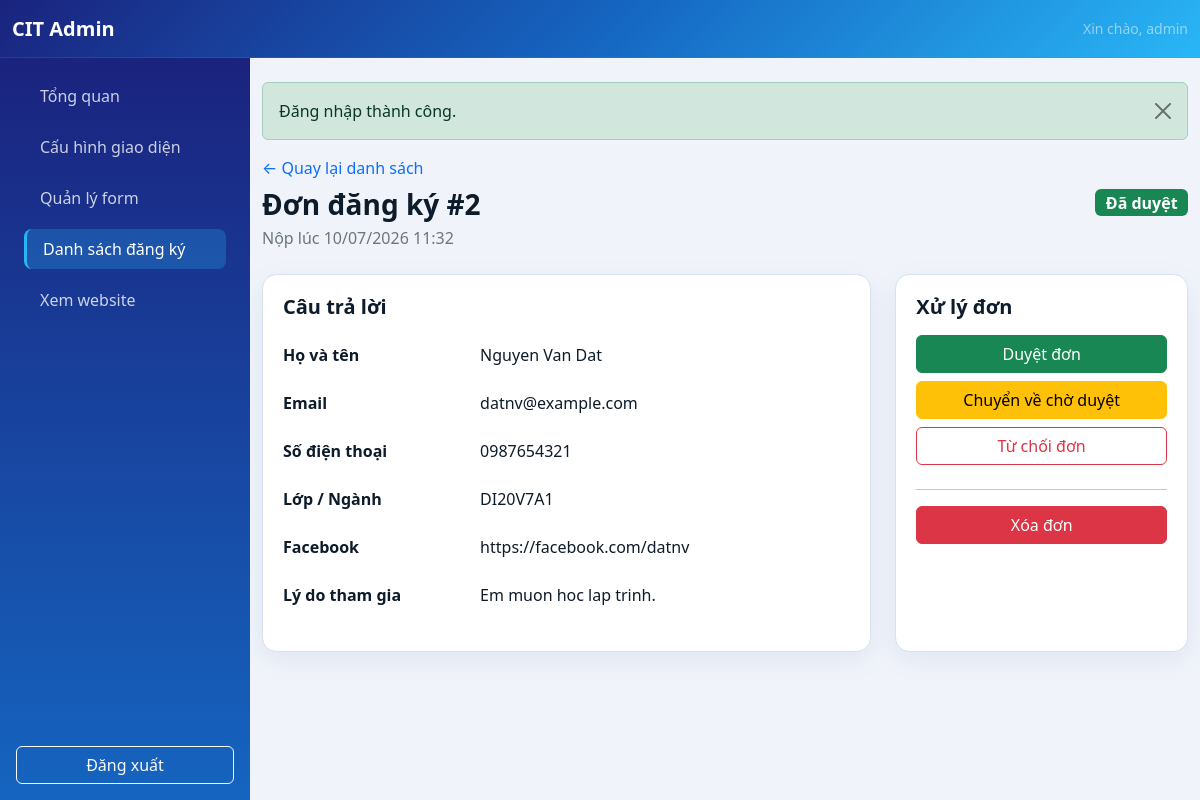
/admin/member-detail.php?id=2&return=page=1 (signed in), run on an earlier commit of the app's database.
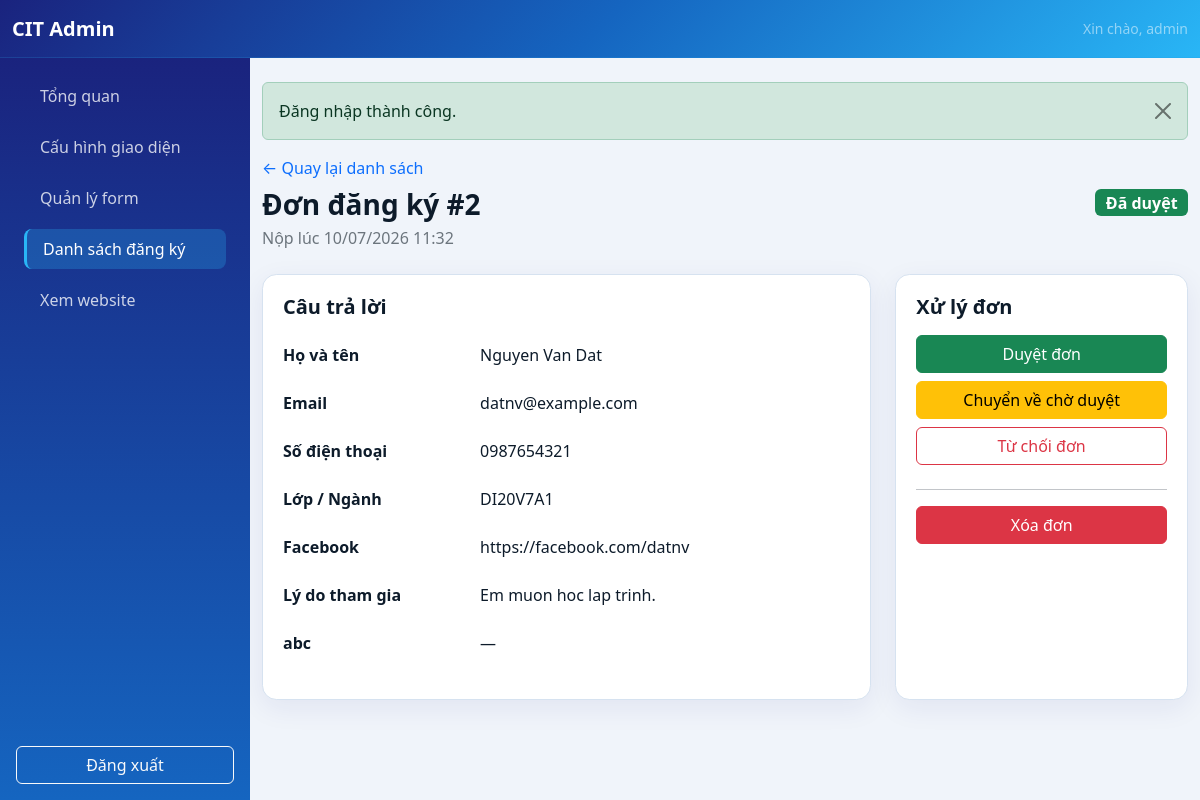
And on a later commit of the database.
### tables this page shows
CREATE TABLE `form_submission_values` (
  `id` bigint unsigned NOT NULL AUTO_INCREMENT,
  `submission_id` bigint unsigned NOT NULL,
  `field_id` int unsigned NOT NULL,
  `value` text,
  PRIMARY KEY (`id`),
  UNIQUE KEY `uq_submission_field` (`submission_id`,`field_id`),
  KEY `idx_values_field` (`field_id`),
  CONSTRAINT `fk_values_field` FOREIGN KEY (`field_id`) REFERENCES `form_fields` (`id`) ON DELETE CASCADE,
  CONSTRAINT `fk_values_submission` FOREIGN KEY (`submission_id`) REFERENCES `form_submissions` (`id`) ON DELETE CASCADE
);

CREATE TABLE `form_fields` (
  `id` int unsigned NOT NULL AUTO_INCREMENT,
  `field_label` varchar(150) NOT NULL,
  `field_name` varchar(64) NOT NULL,
  `field_type` enum('text','email','phone','textarea','dropdown','radio','checkbox') NOT NULL,
  `options` text,
  `is_required` tinyint(1) NOT NULL DEFAULT '0',
  `sort_order` int unsigned NOT NULL DEFAULT '0',
  PRIMARY KEY (`id`),
  UNIQUE KEY `field_name` (`field_name`),
  KEY `idx_form_fields_sort_order` (`sort_order`,`id`)
);

### config.php (called while the page is built, shortened)
<?php
function e(?string $value): string
{
    return htmlspecialchars($value ?? '', ENT_QUOTES | ENT_SUBSTITUTE, 'UTF-8');
}

### includes/db.php (called while the page is built, shortened)
<?php
function db(): PDO
{
    static $pdo = null;
    $dbHost = getenv('DB_HOST') ?: '127.0.0.1';
    $dbPort = getenv('DB_PORT') ?: '3306';
    $dbName = getenv('DB_NAME') ?: 'club_management';
    $dbUser = getenv('DB_USER') ?: 'root';
    $dbPass = getenv('DB_PASS') ?: 'Cit@2026';
    $options = [
        PDO::ATTR_ERRMODE => PDO::ERRMODE_EXCEPTION,
        PDO::ATTR_DEFAULT_FETCH_MODE => PDO::FETCH_ASSOC,
        PDO::ATTR_EMULATE_PREPARES => false,
        PDO::ATTR_TIMEOUT => 5,
    ];
    if (defined('Pdo\Mysql::ATTR_INIT_COMMAND')) {
        $options[Pdo\Mysql::ATTR_INIT_COMMAND] = "SET SESSION sql_mode='STRICT_TRANS_TABLES,ERROR_FOR_DIVISION_BY_ZERO,NO_ENGINE_SUBSTITUTION'";
    } elseif (defined('PDO::MYSQL_ATTR_INIT_COMMAND')) {
        $options[PDO::MYSQL_ATTR_INIT_COMMAND] = "SET SESSION sql_mode='STRICT_TRANS_TABLES,ERROR_FOR_DIVISION_BY_ZERO,NO_ENGINE_SUBSTITUTION'";
    }
    try {
        $pdo = new PDO(
            "mysql:host={$dbHost};port={$dbPort};dbname={$dbName};charset=utf8mb4;connect_timeout=5",
            $dbUser,
            $dbPass,
            $options
        );
    } catch (PDOException $exception) {
        error_log('Database connection failed: ' . $exception->getMessage());
        http_response_code(500);
        exit('Không thể kết nối cơ sở dữ liệu. Vui lòng kiểm tra cấu hình.');
    }
    return $pdo;
}
class LazyPDO
{
    private ?PDO $instance = null;
    private function getPDO(): PDO
    {
        if ($this->instance === null) {
            $this->instance = db();
        }
        return $this->instance;
    }
    public function prepare(string $query, array $options = []): PDOStatement|false
    {
        return $this->getPDO()->prepare($query, $options);
    }
}
$pdo = new LazyPDO();

### includes/submissions.php (called while the page is built, shortened)
<?php
function format_submission_value(?string $value, string $fieldType): string
{
    if ($value === null || $value === '') {
        return '—';
    }
    return $value;
}

### admin/member-detail.php (the view, shortened to what this page needs)
<?php
require_once __DIR__ . '/auth-check.php';
$id = filter_input(INPUT_GET, 'id', FILTER_VALIDATE_INT) ?: 0;
$statement = $pdo->prepare('SELECT id, submitted_at, status FROM form_submissions WHERE id = :id');
$statement->execute(['id' => $id]);
$submission = $statement->fetch();
$returnQuery = isset($_GET['return']) && is_string($_GET['return']) ? $_GET['return'] : '';
$valueStatement = $pdo->prepare(
    'SELECT ff.field_label, ff.field_type, fsv.value
     FROM form_fields ff LEFT JOIN form_submission_values fsv
       ON fsv.field_id = ff.id AND fsv.submission_id = :submission_id
     ORDER BY ff.sort_order, ff.id'
);
$valueStatement->execute(['submission_id' => $id]);
$answers = $valueStatement->fetchAll();
require __DIR__ . '/header.php';
?>
<div class="d-flex flex-wrap justify-content-between align-items-center gap-3 mb-4">
    <div><a class="text-decoration-none" href="members.php<?= $returnQuery ? '?' . e($returnQuery) : '' ?>">← Quay lại danh sách</a><h1 class="h3 fw-bold mt-2 mb-1">Đơn đăng ký #<?= $id ?></h1><p class="text-secondary mb-0">Nộp lúc <?= e(date('d/m/Y H:i', strtotime($submission['submitted_at']))) ?></p></div>
</div>
<div class="row g-4">
    <div class="col-lg-8"><section class="content-card"><h2 class="h5 fw-bold mb-4">Câu trả lời</h2><?php if (!$answers): ?><p class="text-secondary mb-0">Form hiện không có field.</p><?php else: ?><dl class="row mb-0"><?php foreach ($answers as $answer): ?><dt class="col-sm-4 mb-1"><?= e($answer['field_label']) ?></dt><dd class="col-sm-8 mb-4 text-break"><?= nl2br(e(format_submission_value($answer['value'], $answer['field_type']))) ?></dd><?php endforeach; ?></dl><?php endif; ?></section></div>
    <div class="col-lg-4"><section class="content-card"><h2 class="h5 fw-bold mb-3">Xử lý đơn</h2>
        <form method="post" action="member-approve.php" class="d-grid gap-2 mb-4"><?= csrf_field() ?><input type="hidden" name="id" value="<?= $id ?>"><input type="hidden" name="return" value="<?= e($returnQuery) ?>"><button class="btn btn-success" name="status" value="approved" type="submit">Duyệt đơn</button><button class="btn btn-warning" name="status" value="pending" type="submit">Chuyển về chờ duyệt</button><button class="btn btn-outline-danger" name="status" value="rejected" type="submit">Từ chối đơn</button></form>
        <hr><form method="post" action="member-delete.php" onsubmit="return confirm('Xóa vĩnh viễn đơn đăng ký này?');"><button class="btn btn-danger w-100" type="submit">Xóa đơn</button></form>
    </section></div>
</div>
<?php require __DIR__ . '/footer.php'; ?>

What changed in the data, as far as the page shows it:
added form_fields: field_label "abc", field_type "—"
